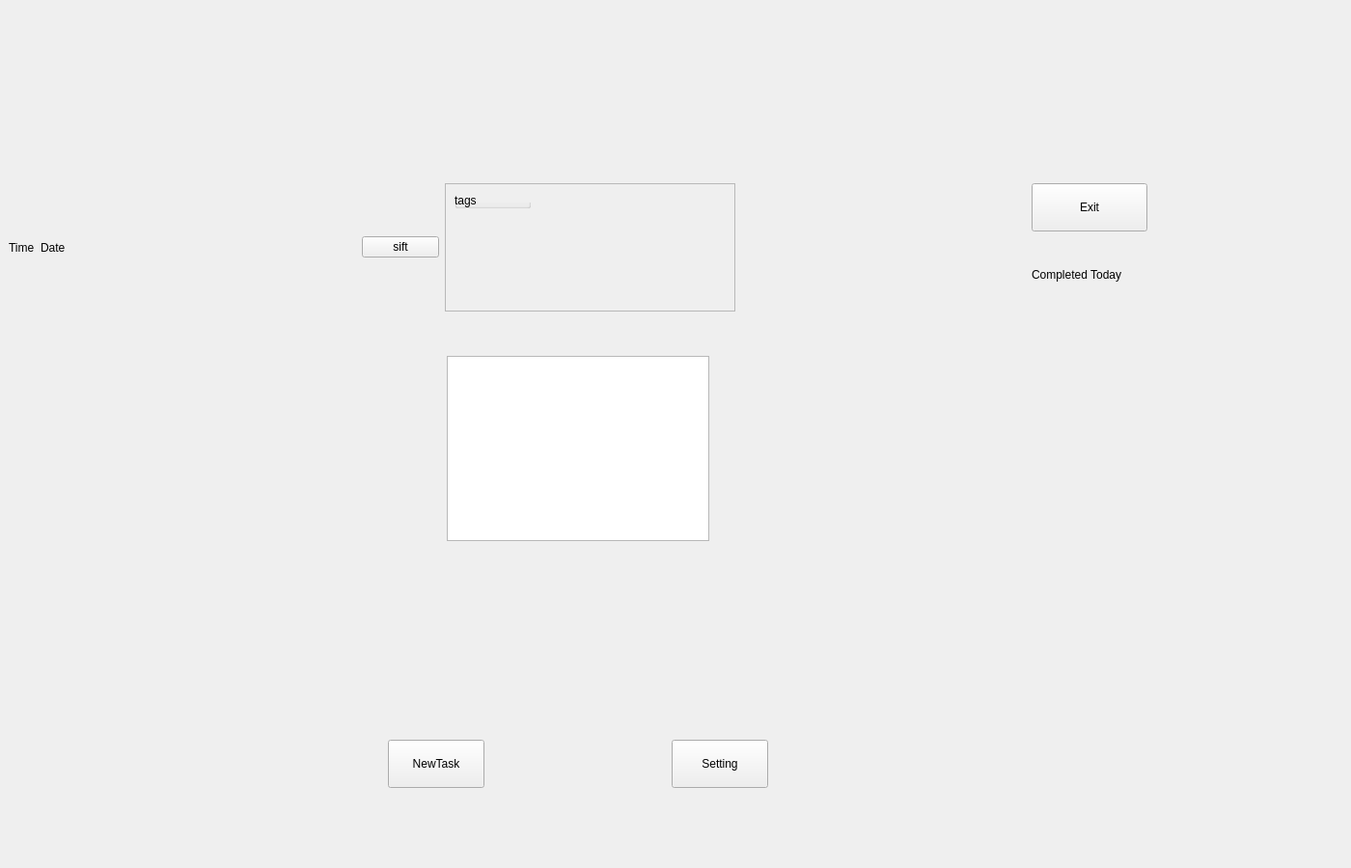
<?xml version="1.0" encoding="UTF-8"?>
<ui version="4.0">
 <class>Form</class>
 <widget class="QWidget" name="Form">
  <property name="geometry">
   <rect>
    <x>0</x>
    <y>0</y>
    <width>1400</width>
    <height>900</height>
   </rect>
  </property>
  <property name="minimumSize">
   <size>
    <width>1400</width>
    <height>900</height>
   </size>
  </property>
  <property name="maximumSize">
   <size>
    <width>1400</width>
    <height>900</height>
   </size>
  </property>
  <property name="windowTitle">
   <string>Form</string>
  </property>
  <widget class="QWidget" name="">
   <property name="geometry">
    <rect>
     <x>9</x>
     <y>190</y>
     <width>1180</width>
     <height>627</height>
    </rect>
   </property>
   <layout class="QVBoxLayout" name="verticalLayout_2">
    <item>
     <layout class="QHBoxLayout" name="horizontalLayout_2">
      <item>
       <widget class="QLabel" name="TimeLabel">
        <property name="text">
         <string>Time</string>
        </property>
       </widget>
      </item>
      <item>
       <widget class="QLabel" name="DateLabel">
        <property name="text">
         <string>Date</string>
        </property>
       </widget>
      </item>
      <item>
       <spacer name="horizontalSpacer">
        <property name="orientation">
         <enum>Qt::Orientation::Horizontal</enum>
        </property>
        <property name="sizeHint" stdset="0">
         <size>
          <width>40</width>
          <height>20</height>
         </size>
        </property>
       </spacer>
      </item>
      <item>
       <widget class="QPushButton" name="FilteButton">
        <property name="text">
         <string>sift</string>
        </property>
       </widget>
      </item>
      <item>
       <widget class="QScrollArea" name="scrollArea">
        <property name="widgetResizable">
         <bool>true</bool>
        </property>
        <widget class="QWidget" name="scrollAreaWidgetContents">
         <property name="geometry">
          <rect>
           <x>0</x>
           <y>0</y>
           <width>294</width>
           <height>109</height>
          </rect>
         </property>
         <widget class="QGroupBox" name="groupBox">
          <property name="geometry">
           <rect>
            <x>9</x>
            <y>9</y>
            <width>79</width>
            <height>16</height>
           </rect>
          </property>
          <property name="title">
           <string>tags</string>
          </property>
         </widget>
        </widget>
       </widget>
      </item>
      <item>
       <spacer name="horizontalSpacer_5">
        <property name="orientation">
         <enum>Qt::Orientation::Horizontal</enum>
        </property>
        <property name="sizeHint" stdset="0">
         <size>
          <width>40</width>
          <height>20</height>
         </size>
        </property>
       </spacer>
      </item>
      <item>
       <layout class="QVBoxLayout" name="verticalLayout">
        <item>
         <widget class="QPushButton" name="ExitButton">
          <property name="minimumSize">
           <size>
            <width>120</width>
            <height>50</height>
           </size>
          </property>
          <property name="maximumSize">
           <size>
            <width>120</width>
            <height>50</height>
           </size>
          </property>
          <property name="text">
           <string>Exit</string>
          </property>
         </widget>
        </item>
        <item>
         <widget class="QLabel" name="taskCntLabel">
          <property name="text">
           <string>Completed Today</string>
          </property>
         </widget>
        </item>
       </layout>
      </item>
     </layout>
    </item>
    <item>
     <layout class="QGridLayout" name="gridLayout_2">
      <item row="0" column="1">
       <spacer name="verticalSpacer_2">
        <property name="orientation">
         <enum>Qt::Orientation::Vertical</enum>
        </property>
        <property name="sizeHint" stdset="0">
         <size>
          <width>20</width>
          <height>40</height>
         </size>
        </property>
       </spacer>
      </item>
      <item row="1" column="0">
       <spacer name="horizontalSpacer_6">
        <property name="orientation">
         <enum>Qt::Orientation::Horizontal</enum>
        </property>
        <property name="sizeHint" stdset="0">
         <size>
          <width>454</width>
          <height>20</height>
         </size>
        </property>
       </spacer>
      </item>
      <item row="1" column="1">
       <widget class="QListWidget" name="TaskList"/>
      </item>
      <item row="1" column="2">
       <spacer name="horizontalSpacer_7">
        <property name="orientation">
         <enum>Qt::Orientation::Horizontal</enum>
        </property>
        <property name="sizeHint" stdset="0">
         <size>
          <width>454</width>
          <height>20</height>
         </size>
        </property>
       </spacer>
      </item>
      <item row="2" column="1">
       <spacer name="verticalSpacer">
        <property name="orientation">
         <enum>Qt::Orientation::Vertical</enum>
        </property>
        <property name="sizeHint" stdset="0">
         <size>
          <width>20</width>
          <height>200</height>
         </size>
        </property>
       </spacer>
      </item>
     </layout>
    </item>
    <item>
     <layout class="QHBoxLayout" name="horizontalLayout_5">
      <item>
       <spacer name="horizontalSpacer_3">
        <property name="orientation">
         <enum>Qt::Orientation::Horizontal</enum>
        </property>
        <property name="sizeHint" stdset="0">
         <size>
          <width>200</width>
          <height>20</height>
         </size>
        </property>
       </spacer>
      </item>
      <item>
       <layout class="QHBoxLayout" name="horizontalLayout">
        <item>
         <widget class="QPushButton" name="NewTaskButton">
          <property name="minimumSize">
           <size>
            <width>100</width>
            <height>50</height>
           </size>
          </property>
          <property name="maximumSize">
           <size>
            <width>100</width>
            <height>50</height>
           </size>
          </property>
          <property name="text">
           <string>NewTask</string>
          </property>
         </widget>
        </item>
        <item>
         <spacer name="horizontalSpacer_2">
          <property name="orientation">
           <enum>Qt::Orientation::Horizontal</enum>
          </property>
          <property name="sizeHint" stdset="0">
           <size>
            <width>40</width>
            <height>20</height>
           </size>
          </property>
         </spacer>
        </item>
        <item>
         <widget class="QPushButton" name="SettingButton">
          <property name="minimumSize">
           <size>
            <width>100</width>
            <height>50</height>
           </size>
          </property>
          <property name="maximumSize">
           <size>
            <width>100</width>
            <height>50</height>
           </size>
          </property>
          <property name="text">
           <string>Setting</string>
          </property>
         </widget>
        </item>
       </layout>
      </item>
      <item>
       <spacer name="horizontalSpacer_4">
        <property name="orientation">
         <enum>Qt::Orientation::Horizontal</enum>
        </property>
        <property name="sizeHint" stdset="0">
         <size>
          <width>200</width>
          <height>20</height>
         </size>
        </property>
       </spacer>
      </item>
     </layout>
    </item>
   </layout>
  </widget>
 </widget>
 <resources/>
 <connections/>
</ui>
